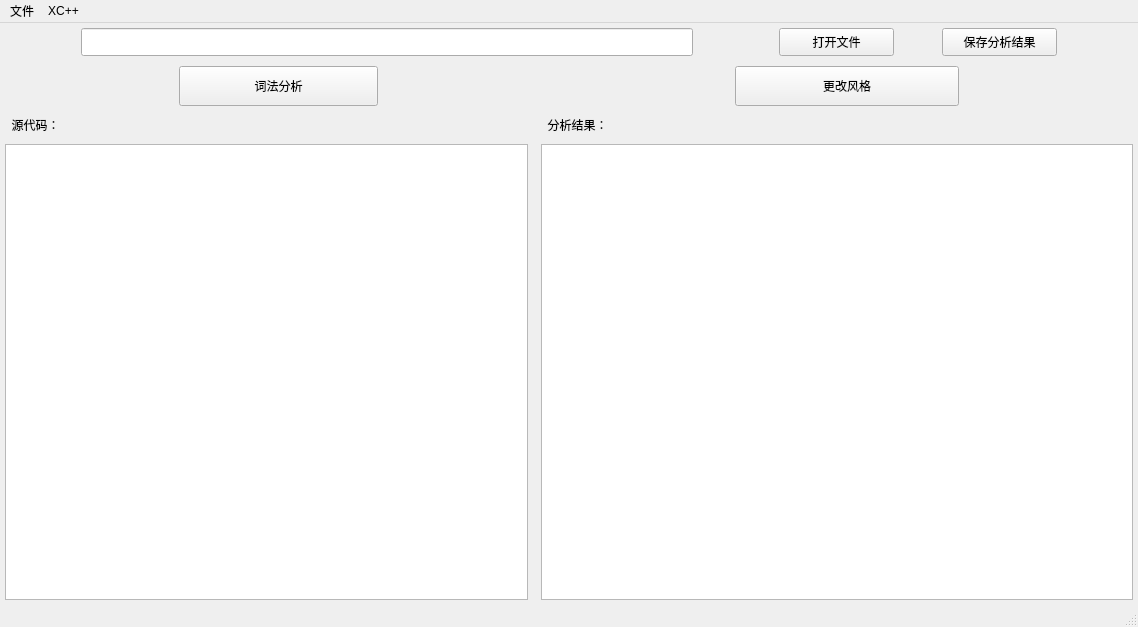
<?xml version="1.0" encoding="UTF-8"?>
<ui version="4.0">
 <class>MainWindow</class>
 <widget class="QMainWindow" name="MainWindow">
  <property name="geometry">
   <rect>
    <x>0</x>
    <y>0</y>
    <width>1138</width>
    <height>627</height>
   </rect>
  </property>
  <property name="sizePolicy">
   <sizepolicy hsizetype="Expanding" vsizetype="Expanding">
    <horstretch>0</horstretch>
    <verstretch>0</verstretch>
   </sizepolicy>
  </property>
  <property name="windowTitle">
   <string>MainWindow</string>
  </property>
  <widget class="QWidget" name="centralwidget">
   <property name="sizePolicy">
    <sizepolicy hsizetype="Expanding" vsizetype="Expanding">
     <horstretch>0</horstretch>
     <verstretch>0</verstretch>
    </sizepolicy>
   </property>
   <layout class="QVBoxLayout" name="verticalLayout_4">
    <property name="spacing">
     <number>10</number>
    </property>
    <property name="leftMargin">
     <number>5</number>
    </property>
    <property name="topMargin">
     <number>5</number>
    </property>
    <property name="rightMargin">
     <number>5</number>
    </property>
    <property name="bottomMargin">
     <number>5</number>
    </property>
    <item>
     <layout class="QHBoxLayout" name="horizontalLayout" stretch="2,16,2,3,1,3,2">
      <property name="spacing">
       <number>10</number>
      </property>
      <property name="sizeConstraint">
       <enum>QLayout::SetNoConstraint</enum>
      </property>
      <property name="bottomMargin">
       <number>0</number>
      </property>
      <item>
       <spacer name="horizontalSpacer">
        <property name="orientation">
         <enum>Qt::Horizontal</enum>
        </property>
        <property name="sizeHint" stdset="0">
         <size>
          <width>20</width>
          <height>20</height>
         </size>
        </property>
       </spacer>
      </item>
      <item>
       <widget class="QLineEdit" name="fileText">
        <property name="minimumSize">
         <size>
          <width>0</width>
          <height>28</height>
         </size>
        </property>
        <property name="readOnly">
         <bool>true</bool>
        </property>
       </widget>
      </item>
      <item>
       <spacer name="horizontalSpacer_8">
        <property name="orientation">
         <enum>Qt::Horizontal</enum>
        </property>
        <property name="sizeHint" stdset="0">
         <size>
          <width>40</width>
          <height>20</height>
         </size>
        </property>
       </spacer>
      </item>
      <item>
       <widget class="QPushButton" name="openFileButton">
        <property name="minimumSize">
         <size>
          <width>0</width>
          <height>28</height>
         </size>
        </property>
        <property name="statusTip">
         <string comment="打开文件" extracomment="打开文件"/>
        </property>
        <property name="text">
         <string>打开文件</string>
        </property>
       </widget>
      </item>
      <item>
       <spacer name="horizontalSpacer_2">
        <property name="orientation">
         <enum>Qt::Horizontal</enum>
        </property>
        <property name="sizeHint" stdset="0">
         <size>
          <width>40</width>
          <height>20</height>
         </size>
        </property>
       </spacer>
      </item>
      <item>
       <widget class="QPushButton" name="saveFileButton">
        <property name="minimumSize">
         <size>
          <width>0</width>
          <height>28</height>
         </size>
        </property>
        <property name="statusTip">
         <string comment="保存分析结果"/>
        </property>
        <property name="text">
         <string>保存分析结果</string>
        </property>
       </widget>
      </item>
      <item>
       <spacer name="horizontalSpacer_3">
        <property name="orientation">
         <enum>Qt::Horizontal</enum>
        </property>
        <property name="sizeHint" stdset="0">
         <size>
          <width>40</width>
          <height>20</height>
         </size>
        </property>
       </spacer>
      </item>
     </layout>
    </item>
    <item>
     <layout class="QHBoxLayout" name="horizontalLayout_3" stretch="7,8,7,7,9,7">
      <item>
       <spacer name="horizontalSpacer_4">
        <property name="orientation">
         <enum>Qt::Horizontal</enum>
        </property>
        <property name="sizeHint" stdset="0">
         <size>
          <width>40</width>
          <height>20</height>
         </size>
        </property>
       </spacer>
      </item>
      <item>
       <widget class="QPushButton" name="analyseButton">
        <property name="sizePolicy">
         <sizepolicy hsizetype="Expanding" vsizetype="Fixed">
          <horstretch>0</horstretch>
          <verstretch>0</verstretch>
         </sizepolicy>
        </property>
        <property name="minimumSize">
         <size>
          <width>0</width>
          <height>40</height>
         </size>
        </property>
        <property name="statusTip">
         <string comment="将源代码中各类 Token 进行拼装分类"/>
        </property>
        <property name="text">
         <string>词法分析</string>
        </property>
       </widget>
      </item>
      <item>
       <spacer name="horizontalSpacer_5">
        <property name="orientation">
         <enum>Qt::Horizontal</enum>
        </property>
        <property name="sizeHint" stdset="0">
         <size>
          <width>40</width>
          <height>20</height>
         </size>
        </property>
       </spacer>
      </item>
      <item>
       <spacer name="horizontalSpacer_7">
        <property name="orientation">
         <enum>Qt::Horizontal</enum>
        </property>
        <property name="sizeHint" stdset="0">
         <size>
          <width>40</width>
          <height>20</height>
         </size>
        </property>
       </spacer>
      </item>
      <item>
       <widget class="QPushButton" name="styleButton">
        <property name="sizePolicy">
         <sizepolicy hsizetype="Expanding" vsizetype="Fixed">
          <horstretch>0</horstretch>
          <verstretch>0</verstretch>
         </sizepolicy>
        </property>
        <property name="minimumSize">
         <size>
          <width>0</width>
          <height>40</height>
         </size>
        </property>
        <property name="statusTip">
         <string comment="将原 C++ 风格变为 XC++ 风格"/>
        </property>
        <property name="text">
         <string>更改风格</string>
        </property>
       </widget>
      </item>
      <item>
       <spacer name="horizontalSpacer_6">
        <property name="orientation">
         <enum>Qt::Horizontal</enum>
        </property>
        <property name="sizeHint" stdset="0">
         <size>
          <width>40</width>
          <height>20</height>
         </size>
        </property>
       </spacer>
      </item>
     </layout>
    </item>
    <item>
     <layout class="QHBoxLayout" name="horizontalLayout_2" stretch="8,9">
      <property name="sizeConstraint">
       <enum>QLayout::SetDefaultConstraint</enum>
      </property>
      <item>
       <layout class="QVBoxLayout" name="verticalLayout">
        <property name="rightMargin">
         <number>3</number>
        </property>
        <item>
         <widget class="QLabel" name="sourceLabel">
          <property name="sizePolicy">
           <sizepolicy hsizetype="Expanding" vsizetype="Preferred">
            <horstretch>0</horstretch>
            <verstretch>0</verstretch>
           </sizepolicy>
          </property>
          <property name="text">
           <string>  源代码：</string>
          </property>
         </widget>
        </item>
        <item>
         <widget class="CodeEditor" name="sourceCodeText">
          <property name="font">
           <font>
            <pointsize>10</pointsize>
           </font>
          </property>
          <property name="frameShadow">
           <enum>QFrame::Plain</enum>
          </property>
          <property name="readOnly">
           <bool>false</bool>
          </property>
         </widget>
        </item>
       </layout>
      </item>
      <item>
       <layout class="QVBoxLayout" name="verticalLayout_2">
        <item>
         <widget class="QLabel" name="analysisLabel">
          <property name="sizePolicy">
           <sizepolicy hsizetype="Expanding" vsizetype="Preferred">
            <horstretch>0</horstretch>
            <verstretch>0</verstretch>
           </sizepolicy>
          </property>
          <property name="text">
           <string>  分析结果：</string>
          </property>
         </widget>
        </item>
        <item>
         <widget class="CodeEditor" name="analysisText">
          <property name="font">
           <font>
            <pointsize>10</pointsize>
           </font>
          </property>
          <property name="frameShadow">
           <enum>QFrame::Plain</enum>
          </property>
          <property name="readOnly">
           <bool>true</bool>
          </property>
         </widget>
        </item>
       </layout>
      </item>
     </layout>
    </item>
   </layout>
  </widget>
  <widget class="QMenuBar" name="menubar">
   <property name="geometry">
    <rect>
     <x>0</x>
     <y>0</y>
     <width>1138</width>
     <height>26</height>
    </rect>
   </property>
   <widget class="QMenu" name="menuFile">
    <property name="title">
     <string>文件</string>
    </property>
    <addaction name="openFile"/>
    <addaction name="saveFile"/>
   </widget>
   <widget class="QMenu" name="menuXCpp">
    <property name="title">
     <string>XC++</string>
    </property>
    <addaction name="XCInstruction"/>
   </widget>
   <addaction name="menuFile"/>
   <addaction name="menuXCpp"/>
  </widget>
  <widget class="QStatusBar" name="statusbar"/>
  <action name="openFile">
   <property name="text">
    <string>打开文件</string>
   </property>
   <property name="shortcut">
    <string>Ctrl+O</string>
   </property>
  </action>
  <action name="saveFile">
   <property name="text">
    <string>保存分析结果</string>
   </property>
   <property name="shortcut">
    <string>Ctrl+S</string>
   </property>
  </action>
  <action name="XCInstruction">
   <property name="text">
    <string>风格说明</string>
   </property>
  </action>
 </widget>
 <customwidgets>
  <customwidget>
   <class>CodeEditor</class>
   <extends>QTextEdit</extends>
   <header>codeeditor.h</header>
  </customwidget>
 </customwidgets>
 <resources/>
 <connections>
  <connection>
   <sender>openFile</sender>
   <signal>triggered()</signal>
   <receiver>openFileButton</receiver>
   <slot>click()</slot>
   <hints>
    <hint type="sourcelabel">
     <x>-1</x>
     <y>-1</y>
    </hint>
    <hint type="destinationlabel">
     <x>668</x>
     <y>61</y>
    </hint>
   </hints>
  </connection>
  <connection>
   <sender>saveFile</sender>
   <signal>triggered()</signal>
   <receiver>saveFileButton</receiver>
   <slot>click()</slot>
   <hints>
    <hint type="sourcelabel">
     <x>-1</x>
     <y>-1</y>
    </hint>
    <hint type="destinationlabel">
     <x>841</x>
     <y>61</y>
    </hint>
   </hints>
  </connection>
 </connections>
</ui>
